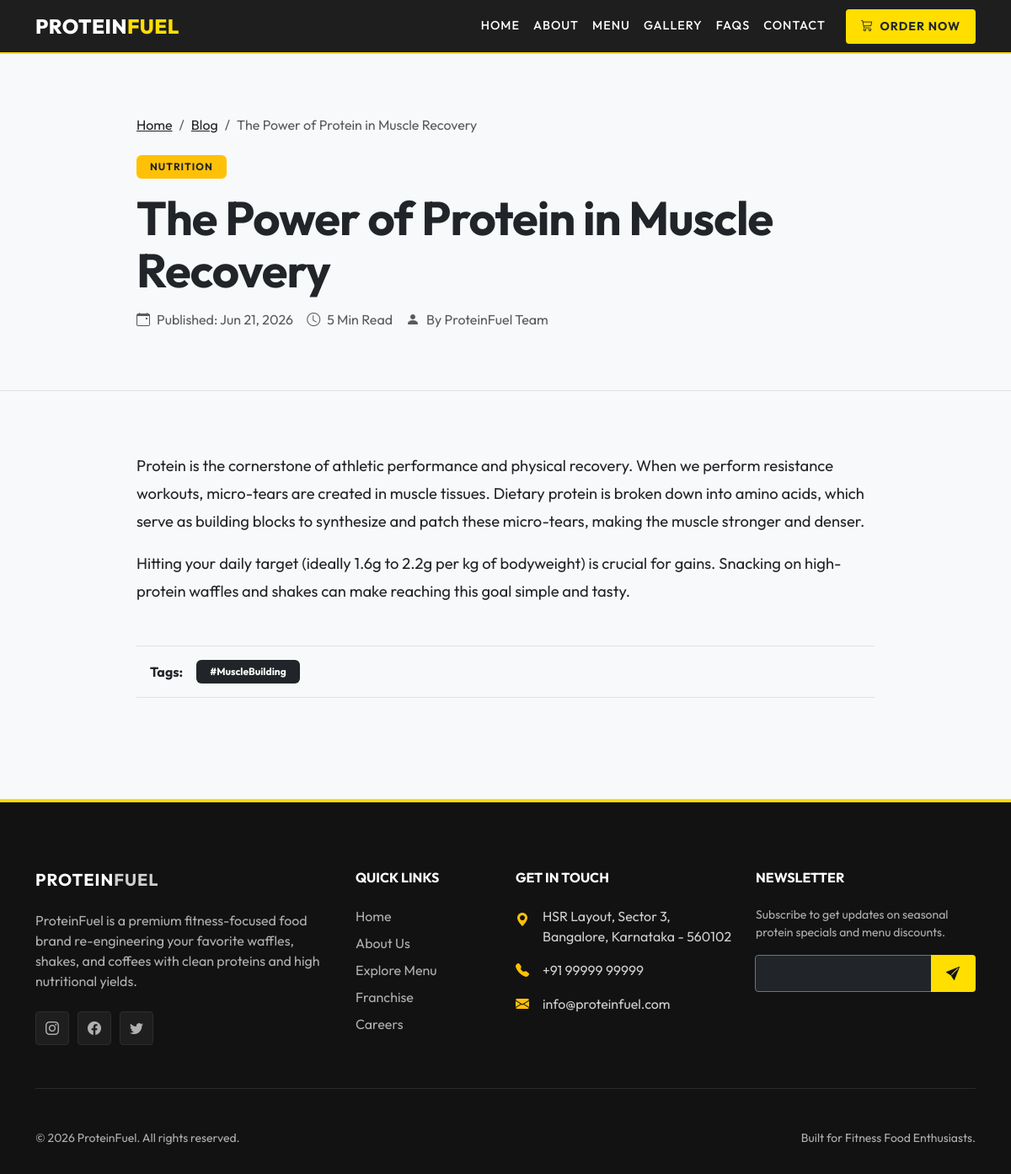
Screenshot of /blog/the-power-of-protein-in-muscle-recovery/ with the database file from the repository.
### apps/blogs/models.py (models this page shows, shortened)
class BlogPost(TimeStampedModel, SoftDeleteModel):
    STATUS_CHOICES = (
        ('DRAFT', 'Draft'),
        ('PUBLISHED', 'Published'),
    )
    category = models.ForeignKey(BlogCategory, on_delete=models.SET_NULL, null=True, related_name="posts")
    tags = models.ManyToManyField(BlogTag, blank=True, related_name="posts")
    title = models.CharField(max_length=200)
    slug = models.SlugField(unique=True, blank=True)
    featured_image = models.ImageField(upload_to="blog/")
    content = RichTextField()
    status = models.CharField(max_length=10, choices=STATUS_CHOICES, default='DRAFT')
    published_at = models.DateTimeField(null=True, blank=True)
    meta_title = models.CharField(max_length=100, blank=True, null=True, help_text="For Google Search title")
    meta_description = models.TextField(blank=True, null=True, help_text="For Google Search snippet")
    class Meta:
        ordering = ['-published_at', '-created_at']

class BlogCategory(TimeStampedModel):
    name = models.CharField(max_length=100)
    slug = models.SlugField(unique=True, blank=True)
    class Meta:
        verbose_name = "Blog Category"
        verbose_name_plural = "Blog Categories"
        ordering = ['name']

class BlogTag(TimeStampedModel):
    name = models.CharField(max_length=50)
    slug = models.SlugField(unique=True, blank=True)
    class Meta:
        verbose_name = "Blog Tag"
        verbose_name_plural = "Blog Tags"
        ordering = ['name']

### apps/core/models.py (models this page shows, shortened)
class SingletonModel(models.Model):
    class Meta:
        abstract = True
    @classmethod
    def load(cls):
        obj, created = cls.objects.get_or_create(pk=1)
        return obj

class TimeStampedModel(models.Model):
    created_at = models.DateTimeField(auto_now_add=True)
    updated_at = models.DateTimeField(auto_now=True)
    class Meta:
        abstract = True

class SiteSettings(SingletonModel, TimeStampedModel):
    site_name = models.CharField(max_length=100, default="ProteinFuel")
    logo = models.ImageField(upload_to="settings/", null=True, blank=True)
    logo_dark = models.ImageField(upload_to="settings/", null=True, blank=True)
    contact_email = models.EmailField(default="info@proteinfuel.com")
    contact_phone = models.CharField(max_length=20, default="+91 99999 99999")
    contact_address = models.TextField(default="Bangalore, India")
    footer_about = models.TextField(blank=True, default="ProteinFuel sells high protein waffles, shakes, coffees, and snacks to keep you active and fueled.")
    copyright_text = models.CharField(max_length=200, default="© 2026 ProteinFuel. All rights reserved.")
    google_analytics_id = models.CharField(max_length=50, blank=True, null=True, help_text="e.g., G-XXXXXXX")
    meta_title = models.CharField(max_length=100, blank=True, null=True)
    meta_description = models.TextField(blank=True, null=True)
    robots_txt = models.TextField(blank=True, null=True, default="User-agent: *\nAllow: /")
    sitemap_xml = models.TextField(blank=True, null=True)
    class Meta:
        verbose_name = "Site Settings"
        verbose_name_plural = "Site Settings"

class SocialLink(TimeStampedModel):
    platform_name = models.CharField(max_length=50, help_text="e.g. Instagram, Facebook, Twitter")
    url = models.URLField()
    icon_name = models.CharField(max_length=50, help_text="Bootstrap icon class name, e.g. 'instagram'")
    is_active = models.BooleanField(default=True)
    display_order = models.PositiveIntegerField(default=0)
    class Meta:
        ordering = ['display_order', 'id']

### apps/blogs/views.py (the view)
# urls.py: path('<slug:slug>/', BlogPostDetailView.as_view(), name='post_detail'),
class BlogPostDetailView(DetailView):
    model = BlogPost
    template_name = 'blogs/post_detail.html'
    context_object_name = 'post'
    def get_queryset(self):
        return BlogPost.objects.filter(status='PUBLISHED')
    def get_context_data(self, **kwargs):
        context = super().get_context_data(**kwargs)
        post = self.get_object()
        context['related_posts'] = BlogPost.objects.filter(
            category=post.category,
            status='PUBLISHED'
        ).exclude(pk=post.pk)[:3]
        return context

### apps/core/context_processors.py (called while the page is built)
def global_site_settings(request):
    settings = SiteSettings.load()
    social_links = SocialLink.objects.filter(is_active=True)
    header_categories = Category.objects.filter(is_active=True)[:6]
    return {
        'site_settings': settings,
        'social_links': social_links,
        'header_categories': header_categories,
    }

### apps/core/models.py (called while the page is built)
    def get_queryset(self):
        return SoftDeleteQuerySet(self.model, using=self._db).filter(is_deleted=False)

### templates/blogs/post_detail.html (shortened to what this page needs)
{% extends 'base.html' %}
{% load static %}
{% block content %}
    <section class="py-5 bg-light border-bottom">
        <div class="container py-4" style="max-width: 900px;">
            <nav aria-label="breadcrumb" class="mb-4">
                <ol class="breadcrumb">
                    <li class="breadcrumb-item"><a href="{% url 'core:home' %}" class="text-dark">Home</a></li>
                    <li class="breadcrumb-item"><a href="{% url 'blogs:post_list' %}" class="text-dark">Blog</a></li>
                    <li class="breadcrumb-item active" aria-current="page">{{ post.title }}</li>
                </ol>
            </nav>
            <span class="badge bg-warning text-dark text-uppercase fw-bold mb-3 px-3 py-2" style="letter-spacing: 1px;">
                {{ post.category.name }}
            </span>
            <h1 class="display-4 fw-bold text-dark mb-3" style="letter-spacing: -1px; line-height: 1.1;">{{ post.title }}</h1>
            <div class="d-flex align-items-center text-muted gap-3 mt-3 flex-wrap">
                <span><i class="bi bi-calendar-event me-2"></i>Published: {{ post.published_at|date:"M d, Y" }}</span>
                <span><i class="bi bi-clock me-2"></i>5 Min Read</span>
                <span><i class="bi bi-person-fill me-2"></i>By ProteinFuel Team</span>
            </div>
        </div>
    </section>
    <section class="py-5">
        <div class="container py-4" style="max-width: 900px;">
            <article class="text-dark mb-5 text-break" style="font-size: 1.15rem; line-height: 1.8;">
                {{ post.content|safe }}
            </article>
            {% if post.tags.all %}
            <div class="mb-5 p-3 border-top border-bottom d-flex align-items-center flex-wrap gap-2">
                <span class="fw-bold text-dark me-2">Tags:</span>
                {% for tag in post.tags.all %}
                <a href="{% url 'blogs:post_list' %}?tag={{ tag.slug }}" class="badge bg-dark text-white text-decoration-none py-2 px-3">
                    #{{ tag.name }}
                </a>
                {% endfor %}
            </div>
            {% endif %}
        </div>
    </section>
{% endblock %}

### templates/base.html (shortened to what this page needs)
{% load static %}
<!DOCTYPE html>
<html lang="en">
<head>
    <link href="https://cdn.jsdelivr.net/npm/bootstrap@5.3.0/dist/css/bootstrap.min.css" rel="stylesheet">
    <link rel="stylesheet" href="https://cdn.jsdelivr.net/npm/bootstrap-icons@1.10.5/font/bootstrap-icons.css">
    <link rel="stylesheet" href="{% static 'css/style.css' %}">
</head>
<body>
    <nav class="navbar navbar-expand-lg navbar-dark navbar-custom sticky-top">
        <div class="container">
            <a class="navbar-brand" href="{% url 'core:home' %}">
                {% if site_settings.logo %}
                    <img src="{{ site_settings.logo.url }}" alt="{{ site_settings.site_name }}" height="40">
                {% else %}
                    PROTEIN<span>FUEL</span>
                {% endif %}
            </a>
            <div class="collapse navbar-collapse" id="navbarNav">
                <ul class="navbar-nav ms-auto align-items-lg-center">
                    <li class="nav-item">
                        <a class="nav-link {% if request.resolver_match.url_name == 'home' %}active{% endif %}" href="{% url 'core:home' %}">Home</a>
                    </li>
                    <li class="nav-item">
                        <a class="nav-link {% if request.resolver_match.url_name == 'about' %}active{% endif %}" href="{% url 'core:about' %}">About</a>
                    </li>
                    <li class="nav-item">
                        <a class="nav-link {% if request.resolver_match.app_name == 'catalog' %}active{% endif %}" href="{% url 'catalog:product_list' %}">Menu</a>
                    </li>
                    <li class="nav-item">
                        <a class="nav-link {% if request.resolver_match.url_name == 'gallery' %}active{% endif %}" href="{% url 'core:gallery' %}">Gallery</a>
                    </li>
                    <li class="nav-item">
                        <a class="nav-link {% if request.resolver_match.url_name == 'faq' %}active{% endif %}" href="{% url 'core:faq' %}">FAQs</a>
                    </li>
                    <li class="nav-item">
                        <a class="nav-link {% if request.resolver_match.url_name == 'contact' %}active{% endif %}" href="{% url 'core:contact' %}">Contact</a>
                    </li>
                    <li class="nav-item ms-lg-3 mt-2 mt-lg-0">
                        <a class="btn btn-yellow btn-sm py-2 px-3 text-dark font-weight-bold" href="{% url 'catalog:product_list' %}">
                            <i class="bi bi-cart3 me-1"></i> Order Now
                        </a>
                    </li>
                </ul>
            </div>
        </div>
    </nav>
    <main>
        {% block content %}{% endblock %}
    </main>
    <footer class="footer-custom">
        <div class="container">
            <div class="row g-4">
                <div class="col-lg-4 col-md-6">
                    <h5 class="text-uppercase fw-bold mb-4" style="letter-spacing: 1px;">
                        PROTEIN<span style="color: var(--primary-yellow);">FUEL</span>
                    </h5>
                    <p class="text-muted mb-4">
                        {{ site_settings.footer_about }}
                    </p>
                    <div class="d-flex">
                        {% for link in social_links %}
                        <a href="{{ link.url }}" class="footer-social-icon" target="_blank" title="{{ link.platform_name }}">
                            <i class="bi bi-{{ link.icon_name }}"></i>
                        </a>
                        {% endfor %}
                    </div>
                </div>
                <div class="col-lg-2 col-md-6 ms-lg-auto">
                    <h6 class="text-uppercase fw-bold mb-4">Quick Links</h6>
                    <ul class="list-unstyled">
                        <li class="mb-2"><a href="{% url 'core:home' %}">Home</a></li>
                        <li class="mb-2"><a href="{% url 'core:about' %}">About Us</a></li>
                        <li class="mb-2"><a href="{% url 'catalog:product_list' %}">Explore Menu</a></li>
                        <li class="mb-2"><a href="{% url 'core:franchise' %}">Franchise</a></li>
                        <li class="mb-2"><a href="{% url 'core:careers' %}">Careers</a></li>
                    </ul>
                </div>
                <div class="col-lg-3 col-md-6">
                    <h6 class="text-uppercase fw-bold mb-4">Get In Touch</h6>
                    <ul class="list-unstyled text-muted">
                        <li class="mb-3 d-flex align-items-start">
                            <i class="bi bi-geo-alt-fill text-warning me-3 mt-1"></i>
                            <span>{{ site_settings.contact_address }}</span>
                        </li>
                        <li class="mb-3 d-flex align-items-center">
                            <i class="bi bi-telephone-fill text-warning me-3"></i>
                            <span>{{ site_settings.contact_phone }}</span>
                        </li>
                        <li class="mb-3 d-flex align-items-center">
                            <i class="bi bi-envelope-fill text-warning me-3"></i>
                            <span>{{ site_settings.contact_email }}</span>
                        </li>
                    </ul>
                </div>
                <div class="col-lg-3 col-md-6">
                    <h6 class="text-uppercase fw-bold mb-4">Newsletter</h6>
                    <p class="text-muted small mb-3">Subscribe to get updates on seasonal protein specials and menu discounts.</p>
                    <form id="newsletter-form" class="input-group">
                        <input type="email" name="email" class="form-control bg-dark border-secondary text-white" placeholder="Your Email" required style="border-radius: 4px 0 0 4px;">
                        <button type="submit" class="btn btn-yellow" style="border-radius: 0 4px 4px 0; padding: 0.5rem 1rem;">
                            <i class="bi bi-send-fill"></i>
                        </button>
                    </form>
                </div>
            </div>
            <hr class="my-5 border-secondary">
            <div class="row align-items-center">
                <div class="col-md-6 text-center text-md-start text-muted small">
                    {{ site_settings.copyright_text }}
                </div>
                <div class="col-md-6 text-center text-md-end text-muted small mt-2 mt-md-0">
                    Built for Fitness Food Enthusiasts.
                </div>
            </div>
        </div>
    </footer>
</body>
</html>

### static/css/style.css (style rules this page uses)
:root { --primary-yellow: #FFDE00; --primary-yellow-hover: #E5C700; --dark-bg: #121212; --dark-card: #1E1E1E; --dark-border: #2D2D2D; --text-muted: #A0A0A0; --light-bg: #F8F9FA; --light-card: #FFFFFF; --light-border: #E5E5E5; --font-outfit: 'Outfit', sans-serif; --transition-smooth: all 0.3s cubic-bezier(0.4, 0, 0.2, 1); }
body { font-family: var(--font-outfit); background-color: var(--light-bg); color: var(--dark-bg); overflow-x: hidden; }
.navbar-custom { background-color: rgba(18, 18, 18, 0.95) !important; backdrop-filter: blur(10px); border-bottom: 2px solid var(--primary-yellow); transition: var(--transition-smooth); }
.navbar-custom .nav-link { color: #ffffff !important; font-weight: 500; text-transform: uppercase; font-size: 0.9rem; letter-spacing: 1px; transition: var(--transition-smooth); padding: 0.5rem 1rem; }
.navbar-custom .navbar-brand { font-weight: 800; font-size: 1.5rem; color: #ffffff !important; letter-spacing: 0.5px; }
.navbar-custom .navbar-brand span { color: var(--primary-yellow); }
.btn-yellow { background-color: var(--primary-yellow); color: var(--dark-bg); font-weight: 700; text-transform: uppercase; letter-spacing: 1px; border: 2px solid var(--primary-yellow); border-radius: 4px; padding: 0.75rem 1.75rem; transition: var(--transition-smooth); }
.footer-custom { background-color: var(--dark-bg); color: #ffffff !important; border-top: 4px solid var(--primary-yellow); padding: 5rem 0 2rem; }
.footer-custom h5, .footer-custom h6, .footer-custom strong { color: #ffffff !important; }
.footer-custom p, .footer-custom span, .footer-custom li { color: #d0d0d0 !important; }
.footer-custom .text-muted { color: #b0b0b0 !important; }
.footer-custom a { color: #b0b0b0 !important; text-decoration: none; transition: var(--transition-smooth); }
.footer-social-icon { display: inline-flex; align-items: center; justify-content: center; width: 40px; height: 40px; border-radius: 4px; background-color: var(--dark-card); color: #ffffff !important; border: 1px solid var(--dark-border); margin-right: 10px; transition: var(--transition-smooth); }

### rows the page displays
BlogPost: title "The Power of Protein in Muscle Recovery", category.name "NUTRITION", published_at "Jun 21, 2026", content "Protein is the cornerstone of athletic performance and physical recovery. When we perform resistance workouts, micro-tears are created in muscle tissues. Dietary protein is broken down into amino acids, which serve as building blocks to synthesize and patch these micro-tears, making the muscle stronger and denser. Hitting your daily target (ideally 1.6g to 2.2g per kg of bodyweight) is crucial for gains. Snacking on high-protein waffles and shakes can make reaching this goal simple and tasty."
BlogTag: name "MuscleBuilding"
SiteSettings: footer_about "ProteinFuel is a premium fitness-focused food brand re-engineering your favorite waffles, shakes, and coffees with clean proteins and high nutritional yields.", contact_address "HSR Layout, Sector 3, Bangalore, Karnataka - 560102", contact_phone "+91 99999 99999", contact_email "info@proteinfuel.com", copyright_text "© 2026 ProteinFuel. All rights reserved."
